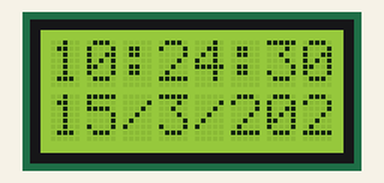
Bench run of a sketch on a simulated Arduino Uno, built with avr-gcc and run on an emulated ATmega328P. Parts: 8×2 character LCD. Wiring (inferred from the names in the program): DS1307 clock at I2C address 0x68. The local clock reads 2024-03-15 10:24:30 at power-on unless the sketch sets it.

Above: at 0.1 s.
At 4.1 s:
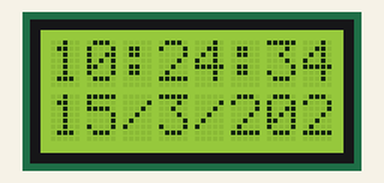
At 9.2 s:
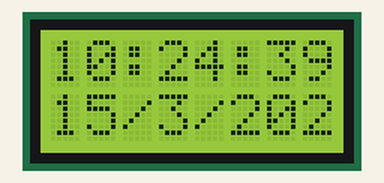
At 19.2 s:
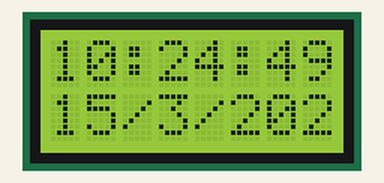
At 28.3 s:
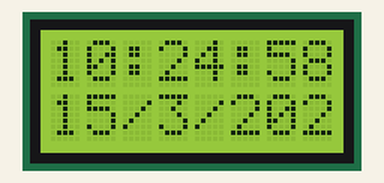
At 38.4 s:
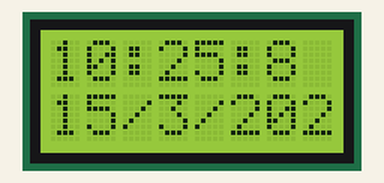

The sketch:

Exemplo12_hora_DisplayLCD_n.ino
```cpp
#include "Wire.h"
#define DS1307_I2C_ADDRESS 0x68
// Convert normal decimal numbers to binary coded decimal
// Ligar o SDA ao pin4 da entrada analógica e SCL ao pin5 da entrada analógica
#include <LiquidCrystal.h>
LiquidCrystal lcd(12, 11, 5, 4, 3, 2);
byte decToBcd(byte val)
{
  return ( (val/10*16) + (val%10) );
}
// Convert binary coded decimal to normal decimal numbers
byte bcdToDec(byte val)
{
  return ( (val/16*10) + (val%16) );
}
void setDateDs1307(byte second, // 0-59
byte minute, // 0-59
byte hour, // 1-23
byte dayOfWeek, // 1-7
byte dayOfMonth, // 1-28/29/30/31
byte month, // 1-12
byte year) // 0-99
{
  Wire.beginTransmission(DS1307_I2C_ADDRESS);
  Wire.send(0);
  Wire.send(decToBcd(second)); // 0 to bit 7 starts the clock
  Wire.send(decToBcd(minute));
  Wire.send(decToBcd(hour)); // If you want 12 hour am/pm you need to set
  // bit 6 (also need to change readDateDs1307)
  Wire.send(decToBcd(dayOfWeek));
  Wire.send(decToBcd(dayOfMonth));
  Wire.send(decToBcd(month));
  Wire.send(decToBcd(year));
  Wire.endTransmission();
}
// Gets the date and time from the ds1307
void getDateDs1307(byte *second,
byte *minute,
byte *hour,
byte *dayOfWeek,
byte *dayOfMonth,
byte *month,
byte *year)
{
  // Reset the register pointer
  Wire.beginTransmission(DS1307_I2C_ADDRESS);
  Wire.send(0);
  Wire.endTransmission();
  Wire.requestFrom(DS1307_I2C_ADDRESS, 7);
  // A few of these need masks because certain bits are control bits
  *second = bcdToDec(Wire.receive() & 0x7f);
  *minute = bcdToDec(Wire.receive());
  *hour = bcdToDec(Wire.receive() & 0x3f); // Need to change this if 12 hour am/pm
  *dayOfWeek = bcdToDec(Wire.receive());
  *dayOfMonth = bcdToDec(Wire.receive());
  *month = bcdToDec(Wire.receive());
  *year = bcdToDec(Wire.receive());
}
void setup() //Registrando a data atual no RTC
{
  lcd.begin(8, 2);
  //byte second, minute, hour, dayOfWeek, dayOfMonth, month, year;
  Wire.begin();
}
void loop()
{byte second, minute, hour, dayOfWeek, dayOfMonth, month, year;
  getDateDs1307(&second, &minute, &hour, &dayOfWeek, &dayOfMonth, &month, &year);
  lcd.print(hour, DEC);
  lcd.print(":");
  lcd.print(minute, DEC);
  lcd.print(":");
  lcd.print(second, DEC);
  lcd.setCursor(0,1); //Posiciona cursor na segunda linha
  lcd.print(dayOfMonth, DEC);
  lcd.print("/");
  lcd.print(month, DEC);
  lcd.print("/");
  lcd.print("20");
  lcd.print(year, DEC);
  delay(1000);
  lcd.clear();}
```

Measured:
- what the display in image 1 shows lasts 1.0 s, from 4.1 s to 5.1 s
